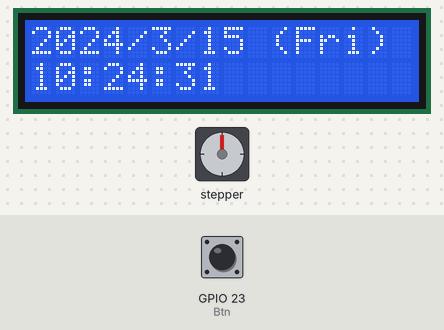
Bench run of a sketch on a simulated ESP32. Shown: stepper motor, 16×2 character LCD. Wiring (inferred from the names in the program): stepper motor (2048 steps per turn assumed): coils GPIO 16, GPIO 17, GPIO 5, GPIO 18. The inputs (shaded band) are chosen by the test bench; at power-on: GPIO 23 (Btn) HIGH. The local clock reads 2024-03-15 10:24:30 at power-on unless the sketch sets it; random numbers use the default seed unless the sketch sets one.

Above: at 1.2 s.
1.3 s: GPIO 23 (Btn) pulled LOW for 1.3 s
At 2.5 s:
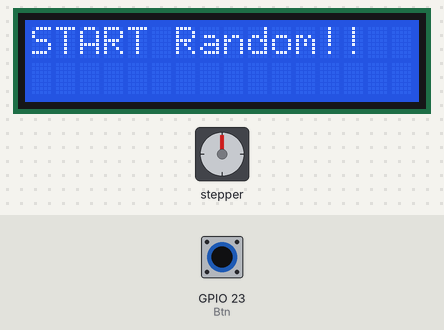
At 12.2 s:
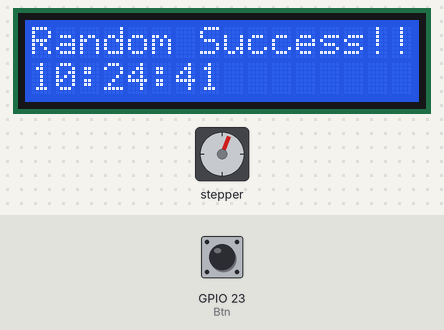
Timing chart, 0 to 13.7 s (numbered marks = the images above; inputs shaded):
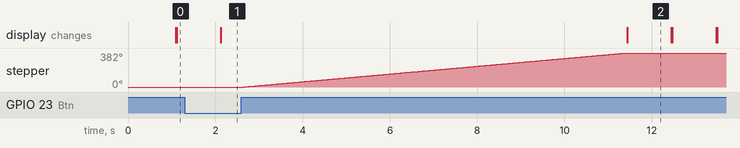

The sketch:

Miniproject_1.ino
```cpp
#include "RTClib.h"
#include <LCD_I2C.h>

#define STEPPER_PIN_1 16
#define STEPPER_PIN_2 17
#define STEPPER_PIN_3 5
#define STEPPER_PIN_4 18
#define Btn 23
RTC_DS1307 rtc;
LCD_I2C lcd(0x27, 16, 2);
long randNumber;
int step_number = 0;
char daysOfTheWeek[7][12] = {"Sun", "Mon", "Tue", "Wed", "Thu", "Fri", "Sat"};
void setup() {
Serial.begin(57600);
pinMode(STEPPER_PIN_1, OUTPUT);
pinMode(STEPPER_PIN_2, OUTPUT);
pinMode(STEPPER_PIN_3, OUTPUT);
pinMode(STEPPER_PIN_4, OUTPUT);
pinMode(Btn,INPUT_PULLUP);
lcd.begin(); // If you are using more I2C devices using the Wire library use lcd.begin(false)
                 // this stop the library(LCD_I2C) from calling Wire.begin()
lcd.backlight();
#ifndef ESP8266
  while (!Serial); // wait for serial port to connect. Needed for native USB
#endif

  if (! rtc.begin()) {
    Serial.println("Couldn't find RTC");
    Serial.flush();
    while (1) delay(10);
  }

  if (! rtc.isrunning()) {
    Serial.println("RTC is NOT running, let's set the time!");
    rtc.adjust(DateTime(F(__DATE__), F(__TIME__)));
  }
}

void loop() {
  DateTime now = rtc.now();

    lcd.print(now.year(), DEC);
    lcd.print('/');
    lcd.print(now.month(), DEC);
    lcd.print('/');
    lcd.print(now.day(), DEC);
    lcd.print(" (");
    lcd.print(daysOfTheWeek[now.dayOfTheWeek()]);
    lcd.print(") ");
    lcd.setCursor(0, 1);
    lcd.print(now.hour(), DEC);
    lcd.print(':');
    lcd.print(now.minute(), DEC);
    lcd.print(':');
    lcd.print(now.second(), DEC);

    delay(1000);
    lcd.clear();
  if(digitalRead(Btn) == LOW){
  lcd.print("START Random!!");
  delay(500);
  randNumber = random(1,8);
  for(int a = 0 ; a<(4096+(randNumber*256));a++){
  OneStep(true);
  delay(2);
  }
  lcd.clear();
  lcd.print("Random Success!!");

  }
}

void OneStep(bool dir){
    if(dir){
switch(step_number){
  case 0:
  digitalWrite(STEPPER_PIN_1, HIGH);
  digitalWrite(STEPPER_PIN_2, LOW);
  digitalWrite(STEPPER_PIN_3, LOW);
  digitalWrite(STEPPER_PIN_4, LOW);
  break;
  case 1:
  digitalWrite(STEPPER_PIN_1, HIGH);
  digitalWrite(STEPPER_PIN_2, HIGH);
  digitalWrite(STEPPER_PIN_3, LOW);
  digitalWrite(STEPPER_PIN_4, LOW);
  break;
  case 2:
  digitalWrite(STEPPER_PIN_1, LOW);
  digitalWrite(STEPPER_PIN_2, HIGH);
  digitalWrite(STEPPER_PIN_3, LOW);
  digitalWrite(STEPPER_PIN_4, LOW);
  break;
  case 3:
  digitalWrite(STEPPER_PIN_1, LOW);
  digitalWrite(STEPPER_PIN_2, HIGH);
  digitalWrite(STEPPER_PIN_3, HIGH);
  digitalWrite(STEPPER_PIN_4, LOW);
  break;
  case 4:
  digitalWrite(STEPPER_PIN_1, LOW);
  digitalWrite(STEPPER_PIN_2, LOW);
  digitalWrite(STEPPER_PIN_3, HIGH);
  digitalWrite(STEPPER_PIN_4, LOW);
  break;
  case 5:
  digitalWrite(STEPPER_PIN_1, LOW);
  digitalWrite(STEPPER_PIN_2, LOW);
  digitalWrite(STEPPER_PIN_3, HIGH);
  digitalWrite(STEPPER_PIN_4, HIGH);
  break;
  case 6:
  digitalWrite(STEPPER_PIN_1, LOW);
  digitalWrite(STEPPER_PIN_2, LOW);
  digitalWrite(STEPPER_PIN_3, LOW);
  digitalWrite(STEPPER_PIN_4, HIGH);
  break;
  case 7:
  digitalWrite(STEPPER_PIN_1, HIGH);
  digitalWrite(STEPPER_PIN_2, LOW);
  digitalWrite(STEPPER_PIN_3, LOW);
  digitalWrite(STEPPER_PIN_4, HIGH);
  break;
}
  }

step_number++;
  if(step_number > 7){
    step_number = 0;
  }
}
```

Measured:
- after the input at 1.3 s, stepper: turns 382° clockwise in 8.7 s, starting after 1.4 s
- what the display in image 2 shows lasts 1.0 s, from 11.4 s to 12.4 s
